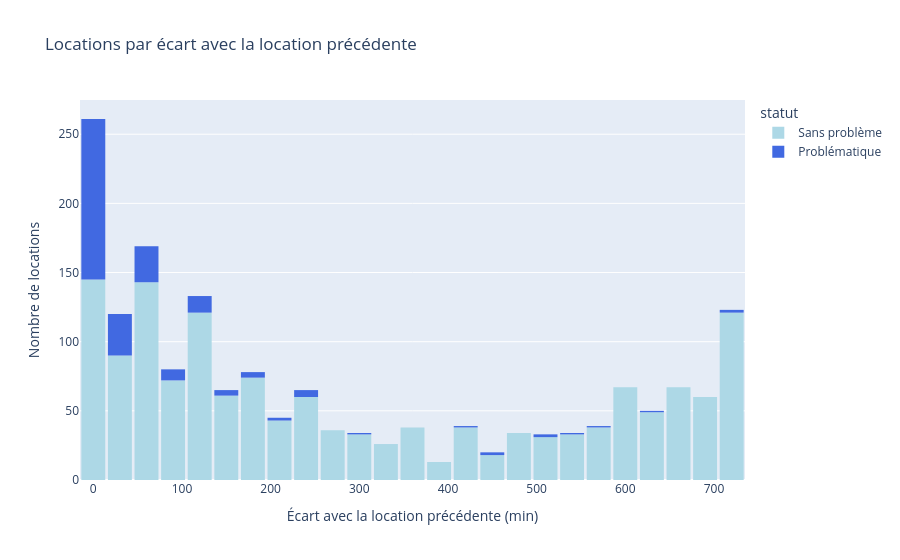

The notebook cell this image was saved under:
### Code cell
graph = rentals_with_known_delay.copy()
graph['statut'] = (graph['delay_at_checkout_in_minutes_previous'] > graph['time_delta_with_previous_rental_in_minutes']).map(
    {True: 'Problématique', False: 'Sans problème'}
)

fig = px.histogram(
    graph,
    x='time_delta_with_previous_rental_in_minutes',
    color='statut',
    color_discrete_map={'Sans problème': 'lightblue', 'Problématique': 'royalblue'},
    category_orders={'statut': ['Sans problème', 'Problématique']},
    title="Locations par écart avec la location précédente",
)
fig.update_traces(xbins=dict(start=-15, end=735, size=30))
fig.update_layout(bargap=0.1, xaxis_title="Écart avec la location précédente (min)", yaxis_title="Nombre de locations")
fig.show()

### Figure 1 — Plotly figure (JSON) as saved in the notebook; plotly's stock layout.template omitted (floating-point values rounded to 4 significant figures; data arrays with more than 128 entries replaced by an {"elided": "..."} marker saying what was removed)
{"data": [{"bingroup": "x", "hovertemplate": "statut=Sans problème<br>time_delta_with_previous_rental_in_minutes=%{x}<br>count=%{y}<extra></extra>", "legendgroup": "Sans problème", "marker": {"color": "lightblue", "pattern": {"shape": ""}}, "name": "Sans problème", "orientation": "v", "showlegend": true, "type": "histogram", "x": {"elided": "1511 float values"}, "xaxis": "x", "xbins": {"end": 735, "size": 30, "start": -15}, "yaxis": "y"}, {"bingroup": "x", "hovertemplate": "statut=Problématique<br>time_delta_with_previous_rental_in_minutes=%{x}<br>count=%{y}<extra></extra>", "legendgroup": "Problématique", "marker": {"color": "royalblue", "pattern": {"shape": ""}}, "name": "Problématique", "orientation": "v", "showlegend": true, "type": "histogram", "x": {"elided": "218 float values"}, "xaxis": "x", "xbins": {"end": 735, "size": 30, "start": -15}, "yaxis": "y"}], "layout": {"bargap": 0.1, "barmode": "relative", "legend": {"title": {"text": "statut"}, "tracegroupgap": 0}, "title": {"text": "Locations par écart avec la location précédente"}, "xaxis": {"anchor": "y", "domain": [0, 1], "title": {"text": "Écart avec la location précédente (min)"}}, "yaxis": {"anchor": "x", "domain": [0, 1], "title": {"text": "Nombre de locations"}}}}
